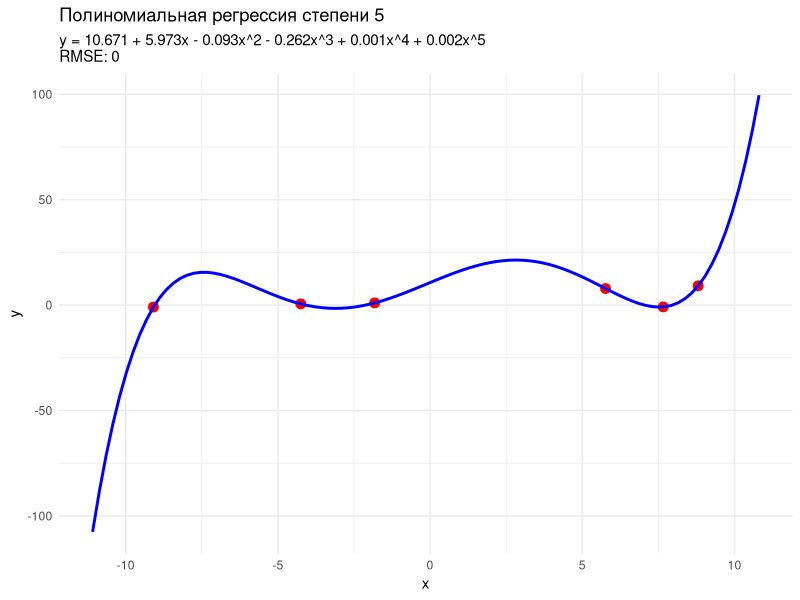

The R source for this figure:
# Установка seed для воспроизводимости
set.seed(123)

# Функция для создания случайных точек
generate_random_points <- function(n = 5, x_range = c(-10, 10), y_range = c(-10, 10)) {
  x <- runif(n, x_range[1], x_range[2])
  y <- runif(n, y_range[1], y_range[2])
  data.frame(x = x, y = y)
}

# Функция для подбора полинома степени (n-1) для n точек
fit_polynomial <- function(points) {
  n <- nrow(points)
  degree <- n - 1  # Степень полинома на единицу меньше количества точек
  
  # Создаем матрицу признаков для полиномиальной регрессии
  poly_formula <- as.formula(paste("y ~ poly(x,", degree, ", raw = TRUE)"))
  model <- lm(poly_formula, data = points)
  
  return(model)
}

# Функция для вычисления ошибки (RMSE)
calculate_rmse <- function(model, points) {
  predicted <- predict(model, points)
  sqrt(mean((predicted - points$y)^2))
}

# Функция для получения уравнения полинома
get_polynomial_equation <- function(model) {
  coefs <- coef(model)
  degree <- length(coefs) - 1
  
  equation <- paste0("y = ", round(coefs[1], 3))
  
  for (i in 1:degree) {
    sign <- ifelse(coefs[i+1] >= 0, " + ", " - ")
    value <- abs(round(coefs[i+1], 3))
    if (i == 1) {
      equation <- paste0(equation, sign, value, "x")
    } else {
      equation <- paste0(equation, sign, value, "x^", i)
    }
  }
  
  return(equation)
}

# Функция для визуализации
visualize_fit <- function(points, model) {
  # Создаем данные для гладкой кривой
  x_curve <- seq(min(points$x) - 2, max(points$x) + 2, length.out = 100)
  curve_data <- data.frame(x = x_curve)
  curve_data$y <- predict(model, curve_data)
  
  # Вычисляем RMSE
  rmse <- calculate_rmse(model, points)
  
  # Визуализация
  library(ggplot2)
  
  ggplot() +
    geom_point(data = points, aes(x, y), color = "red", size = 3) +
    geom_line(data = curve_data, aes(x, y), color = "blue", size = 1) +
    labs(title = paste("Полиномиальная регрессия степени", length(coef(model)) - 1),
         subtitle = paste(get_polynomial_equation(model), "\nRMSE:", round(rmse, 4))) +
    theme_minimal()
}

# Основная программа
n_points <- 6  # Количество точек (можно изменить)
points <- generate_random_points(n_points)

# Подбираем полином
model <- fit_polynomial(points)

# Визуализируем результат
visualize_fit(points, model)

# Вывод информации
cat("Количество точек:", n_points, "\n")
cat("Степень полинома:", length(coef(model)) - 1, "\n")
cat("Уравнение:", get_polynomial_equation(model), "\n")
cat("RMSE:", calculate_rmse(model, points), "\n")
cat("\nКоэффициенты полинома:\n")
print(coef(model))
